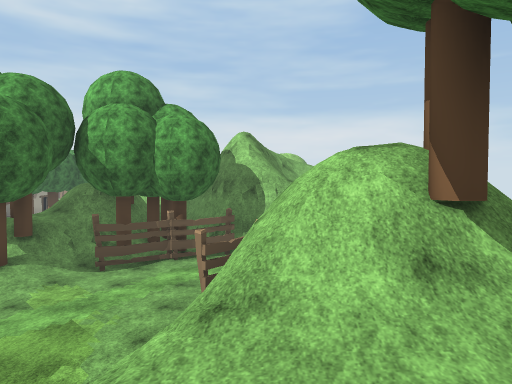
[1] (above)

24 first-person views from a walk through a Unity game level. The camera is 1.4 m above the floor, tilts 2° down and sees 70° across. The floor is counted in squares, 2 m on a side. Each view is taken from the middle of a square. On the plan, view 1 faces up. The plan holds only what a view shows up to about 11 squares ahead; the rest is blank. The place goes on beyond the plan. Some trees and plants on the terrain are drawn as simple stand-ins. The player is left out. Some animated figures are left out. Some surface patterns are stand-ins.

[2]
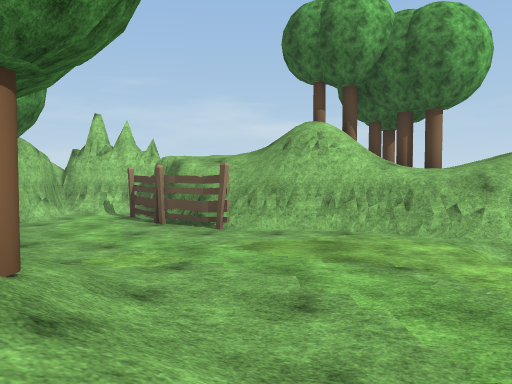

[3]
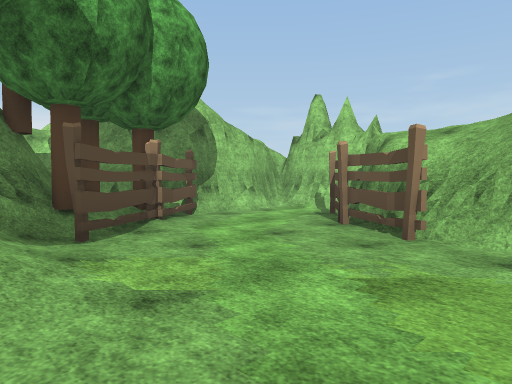

[4]
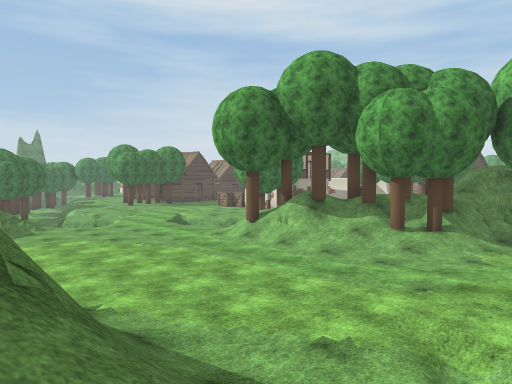

[5]
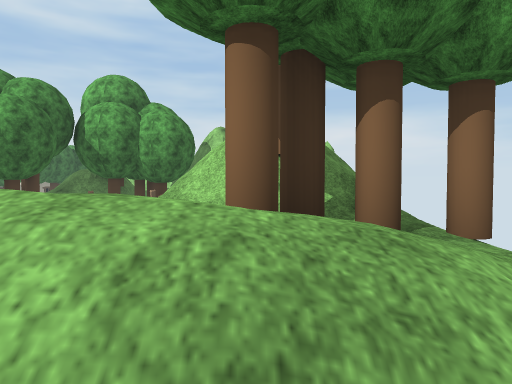

[6]
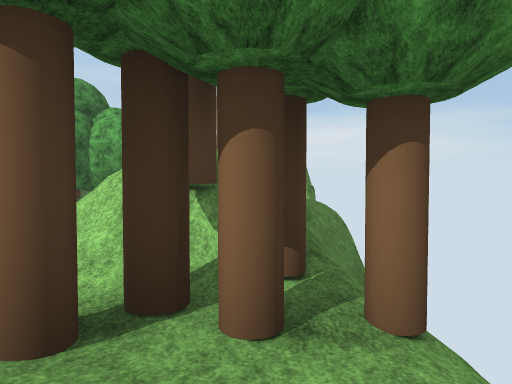

[7]
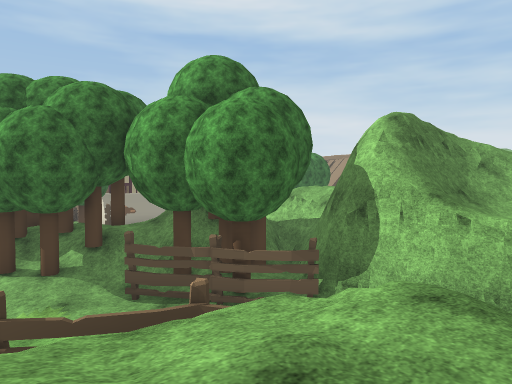

[8]
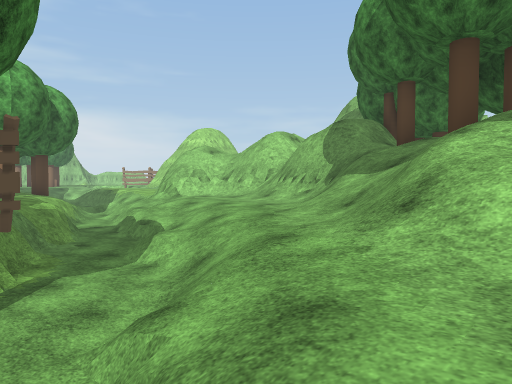

[9]
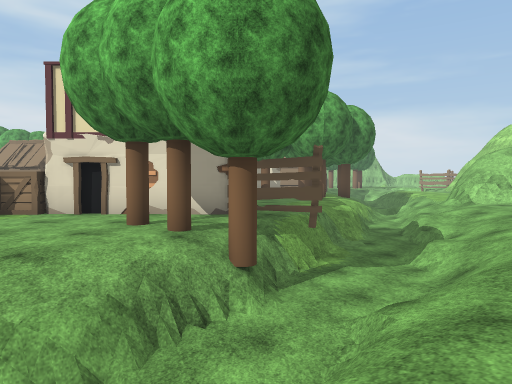

[10]
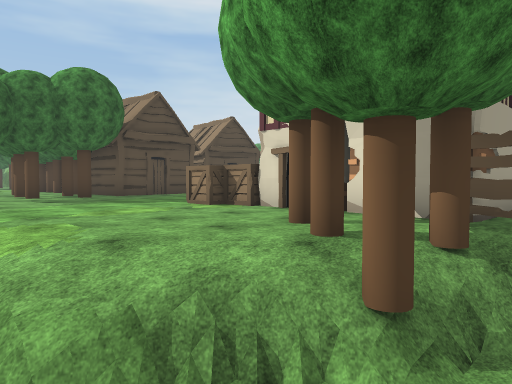

[11]
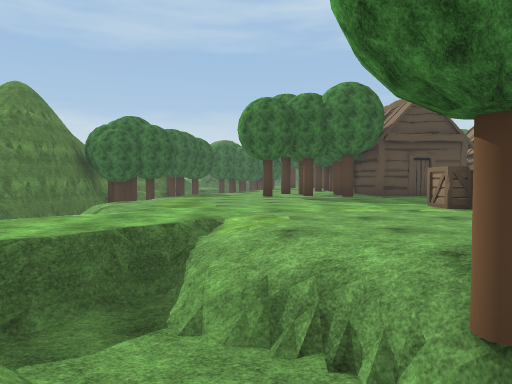

[12]
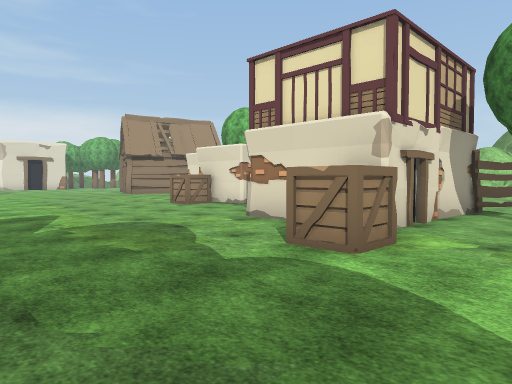

[13]
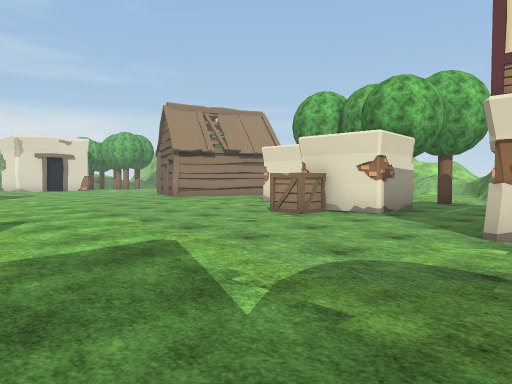

[14]
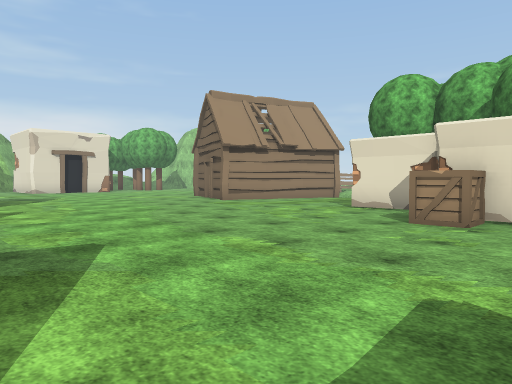

[15]
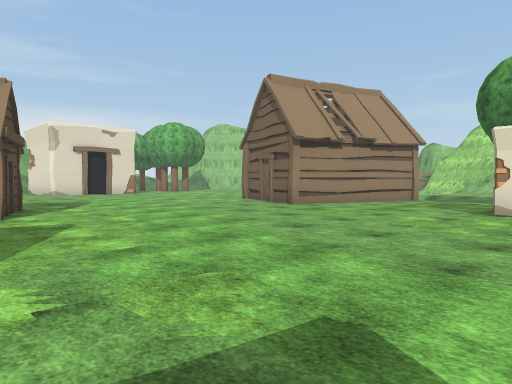

[16]
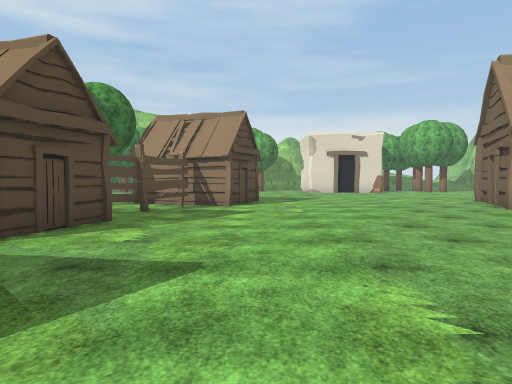

[17]
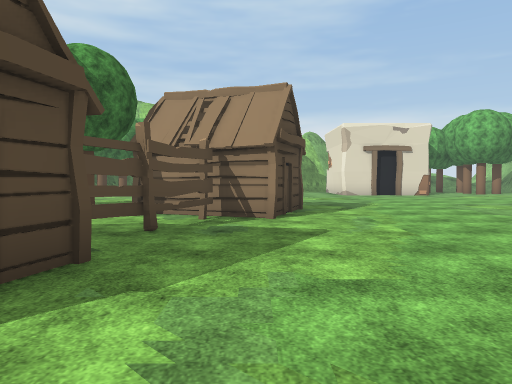

[18]
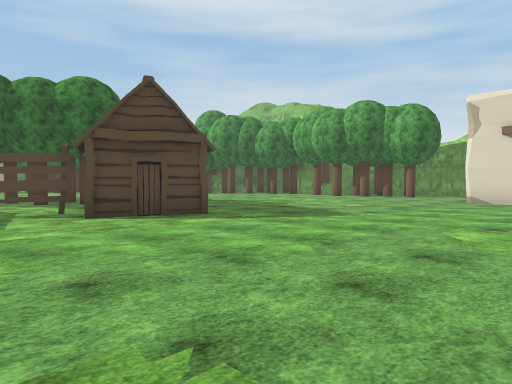

[19]
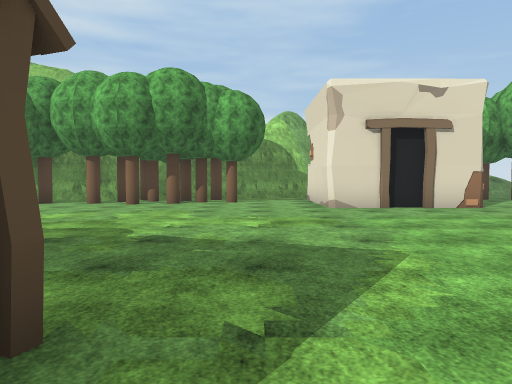

[20]
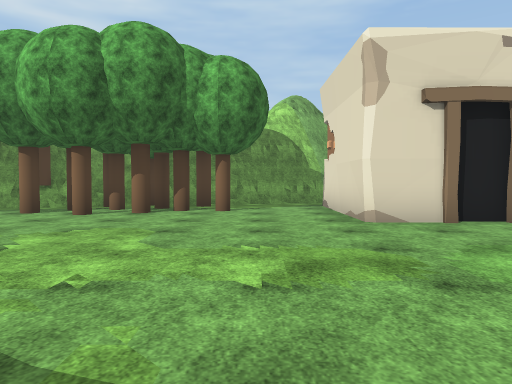

[21]
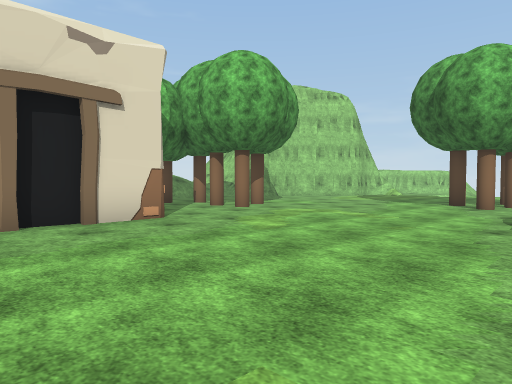

[22]
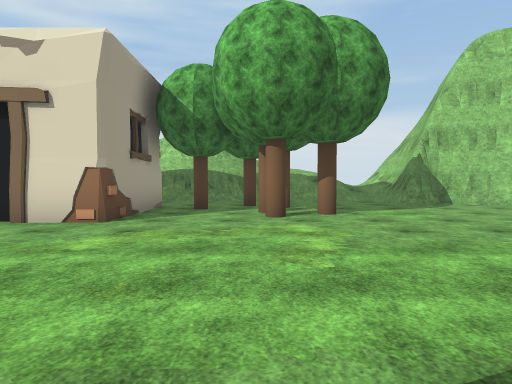

[23]
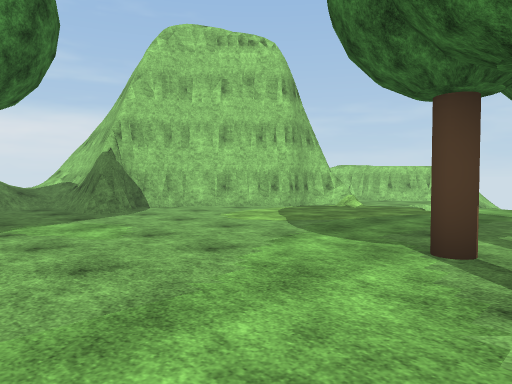

[24]
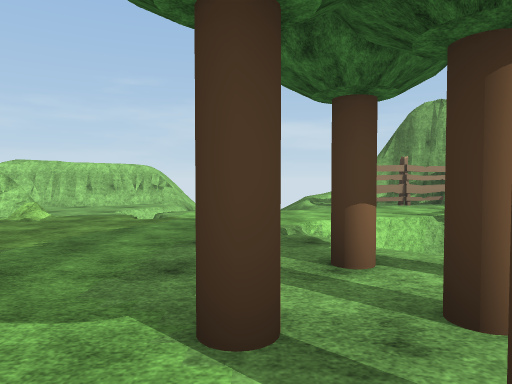

### Floor plan
Key: @ floor where view 1 was taken; # wall or solid block; x gap in a wall; . main floor; - floor 1.75 m lower than the main floor; : floor 2.25 m higher than the main floor; + floor 3.25 m higher than the main floor; * floor 4 m higher than the main floor; / step, stairs or slope; = window, fence, low wall or low ledge; v drop or lower ground; T tree; F fence; C crate; H hut; O other object.
Columns run from 23 left of view 1 to 3 right of it. Each row starts with its distance up from view 1.
 42   #####   .. ...###
 41 TT#T...   ..T...#.###
 40 TTTT..#  #.T.T......##
 39 TTTT..#  #..T........#####
 38 .T....#  #..TT........#.##
 37 ......####..............=##
 36 ......................= /=/
 35 .......................
 34 .................T../.
 33  ...............TTT//=..///
 32  ..............   // v...//
 31  .........  .        v...F
 30 HH H.....             ...F#
 29 H  .......#             .F#
 28 .HH.......#
 27 .F.......##
 26 .F........##
 25 F...........
 24 F............
 23 H............
 22 H...........T
 21  ........#  T
 20  ........#  T
 19  ......C##   O
 18  .......##T.T.
 17  ............/v/
 16  ............=///#/
 15  .....#   .. =///##
 14  .....#     //////#//   #
 13  ....C#####//-////#v#  ###
 12 ....CC....F#-///.##+=# ###
 11 T.......T.T/-////#*TT######
 10 .........TT-/////x+TTTF.//#
  9 .........//-/////T//TF....#
  8 T......//=-//////TT/F....##
  7  ....../=#/////TTTT/...FF//
  6  ......./=////TT///....F///
  5   .. = .. . ./T///..../#///
  4   =/=      .........../#/ v
  3           ............#/T*v
  2          ...........//=//T/
  1         /.........../=/:TTT
  0         #........../  /@///
 -1                   v#/  ///
 -2                   ////  /

Positions as (right, up) in squares from view 1, and headings:
1: (0, 0), facing up
2: (-8, 5), facing right
3: (-5, 4), facing up-right
4: (-2, -2), facing up-left
5: (1, -2), facing up
6: (2, -1), facing up
7: (3, 5), facing up-left
8: (-13, 6), facing up-right
9: (-13, 5), facing up
10: (-12, 7), facing up-left
11: (-11, 8), facing left
12: (-22, 10), facing up-right
13: (-22, 14), facing up-right
14: (-22, 17), facing up-right
15: (-22, 20), facing up-right
16: (-20, 18), facing up
17: (-21, 21), facing up
18: (-14, 25), facing up-left
19: (-19, 28), facing up
20: (-19, 31), facing up
21: (-17, 31), facing up-right
22: (-11, 31), facing up
23: (-10, 33), facing up-right
24: (-8, 34), facing right
